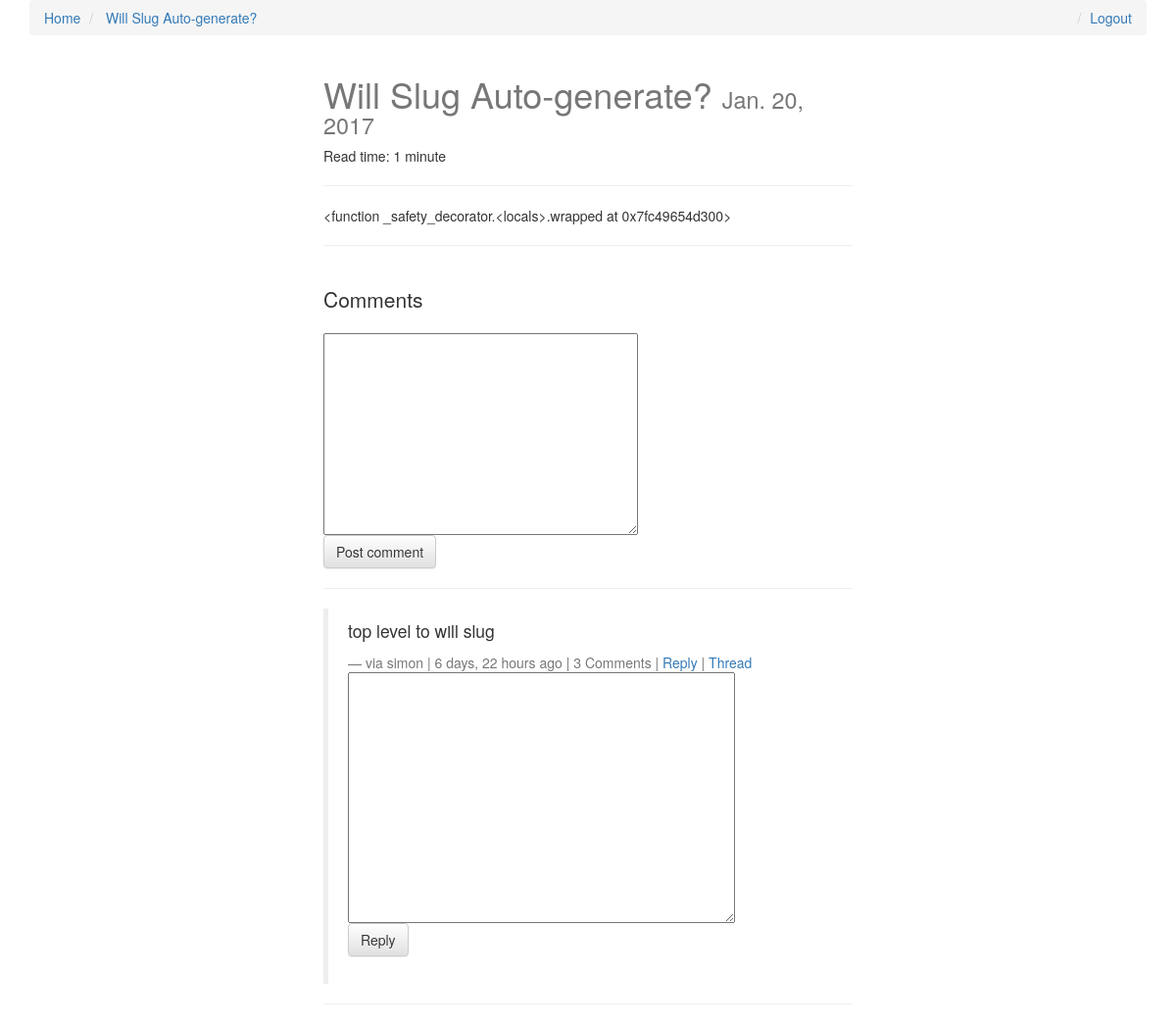
The page /will-slug-auto-generate/ (signed in) on the database its author committed.
### posts/models.py (models this page shows, shortened)
class Post(models.Model):
    user = models.ForeignKey(settings.AUTH_USER_MODEL, default=1)
    title = models.CharField(max_length=120)
    slug = models.SlugField(unique=True)
    image = models.ImageField(upload_to=upload_location,
            null=True,
            blank=True,
            width_field="width_field",
            height_field="height_field")
    height_field = models.IntegerField(default=0)
    width_field = models.IntegerField(default=0)
    content = models.TextField()
    draft = models.BooleanField(default=False)
    publish = models.DateField(auto_now=False, auto_now_add=False)
    read_time = models.IntegerField(default=0)# Intead of this, models.TimeField(null=True, blank=True)
    updated = models.DateTimeField(auto_now=True, auto_now_add=False)
    timestamp = models.DateTimeField(auto_now=False, auto_now_add=True)
    objects = PostManager()
    def get_absolute_url(self):
        return reverse("posts:detail", kwargs={"slug": self.slug})
    def get_markdown(self):
        content = self.content
        return mark_safe(markdown(content))
    class Meta:
        ordering = ["-timestamp", "-updated"]
    @property
    def comments(self):
        instance = self
        qs = Comment.objects.filter_by_instance(self)
        return qs
    @property
    def get_content_type(self):
        instance = self
        content_type = ContentType.objects.get_for_model(instance.__class__)
        return content_type

### comments/models.py (models this page shows, shortened)
class Comment(models.Model):
    user = models.ForeignKey(settings.AUTH_USER_MODEL, default=1)
    content_type = models.ForeignKey(ContentType, on_delete=models.CASCADE)
    object_id = models.PositiveIntegerField()
    content_object = GenericForeignKey('content_type', 'object_id')
    parent = models.ForeignKey("self", null=True, blank=True)
    content         = models.TextField()
    timestamp       = models.DateTimeField(auto_now_add=True)
    objects = CommentManager()
    class Meta:
        ordering = ['-timestamp']
    def get_absolute_url(self):
        return reverse("comments:thread", kwargs={"id": self.id})
    def children(self):
        return Comment.objects.filter(parent=self)

### posts/views.py (the view, shortened to what this page needs)
# urls.py: url(r'^(?P<slug>[\w-]+)/$', post_detail, name='detail'),
def post_detail(request, slug=None):
	instance = get_object_or_404(Post, slug=slug)
	if instance.publish > timezone.now().date() or instance.draft:
		if not request.user.is_staff or not request.user.is_superuser:
			raise Http404
	share_string = quote_plus(instance.content)
	comments = instance.comments #Comment.objects.filter_by_instance(instance)
	initial_data = {
			"content_type": instance.get_content_type,
			"object_id": instance.id
	}
	form = CommentForm(request.POST or None, initial=initial_data)
	context = {
		"title": instance.title,
		"instance": instance,
		"share_string": share_string,
		"comments":comments,
		"comment_form":form,
	}
	return render(request, "post_detail.html", context)

### comments/forms.py
class CommentForm(forms.Form):
    content_type = forms.CharField(widget=forms.HiddenInput)
    object_id = forms.IntegerField(widget=forms.HiddenInput)
    content = forms.CharField(label='', widget=forms.Textarea)

### comments/models.py (called while the page is built)
    def filter_by_instance(self, instance):
        content_type = ContentType.objects.get_for_model(instance.__class__)
        obj_id = instance.id
        qs = super(CommentManager, self).filter(content_type=content_type, object_id= obj_id).filter(parent=None)
        return qs

### posts/templatetags/urlify.py (called while the page is built)
@register.filter
def urlify(value):
    return quote_plus(value)

### templates/post_detail.html (shortened to what this page needs)
{% extends "base.html" %}
{% load urlify %}
{% load crispy_forms_tags %}
{% block post_detail_link %}
<li><a href="{{instance.get_absolute_url}}"> {{instance.title}}</a></li>
{% endblock %}
{% block content %}
<div class='col-sm-6 col-sm-offset-3'>
<h1>{{ title }} <small>{% if instance.draft %}<span style='color:red;'>Draft</span> {% endif %}{{ instance.publish }}</small></h1>
<p>Read time:
{{ instance.read_time }} minute{% if instance.read_time > 1 %}s{% endif %}
</p>
<p><div class="fb-like" data-href="{{ request.build_absolute_uri }}" data-layout="button_count" data-action="like" data-show-faces="true" data-share="true"></div>
<hr/>
</p>
<div class='row'>
<div class='col-sm-12'>
    <div class="post_detail_item">{{ instance.get_markdown }}</div>
<hr/>
<br/>
<div>
    <p class="lead">Comments</p>
    {% if request.user.is_authenticated %}
    <form method="POST" action="."> {% csrf_token %}
        {{ comment_form|crispy }}
        <input type='submit' value='Post comment' class='btn btn-default'>
    </form>
    {% else %}
    <p>Please login to comment</p>
    {% endif %}
    <hr/>
    {% for comment in comments %}
    <blockquote>
        <p>{{ comment.content }}</p>
        <footer>via {{comment.user}} | {{comment.timestamp|timesince}} ago | {% if comment.children.count > 0 %} {{comment.children.count}} Comment{% if comment.children.count > 1 %}s{% endif %} | {% endif %}<a href="#" class="comment-reply-btn">Reply</a> | <a href="{{ comment.get_absolute_url }}" >Thread</a></footer>
        {% if request.user.is_authenticated %}
        <form method="POST" action="."> {% csrf_token %}
            {{ comment_form|crispy }}
            <input type='submit' value='Reply' class='btn btn-default'>
        </form>
        {% else %}
        <p>Please login to comment</p>
        {% endif %}
    </blockquote>
    <hr>
    {% endfor %}
</div>
</div>
</div>
</div>
{% endblock content %}

### static/css/base.css (style rules this page uses)
h1 { color: #777777; }

### rows shown on the page
Post: title "Will Slug Auto-generate?", publish "Jan. 20, 2017", read_time "1", get_markdown "<function _safety_decorator.<locals>.wrapped at 0x7fc49654d300>"
Comment: content "top level to will slug", user "simon", timestamp "6 days, 22 hours", children.count "3"
